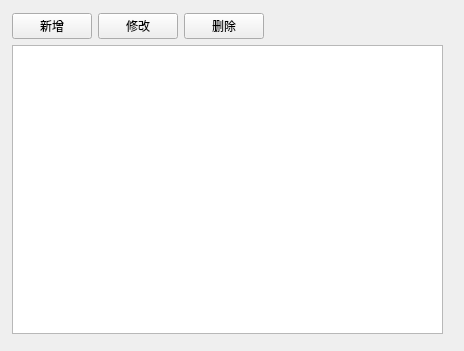
<?xml version="1.0" encoding="UTF-8"?>
<ui version="4.0">
 <class>WarehousePage</class>
 <widget class="QWidget" name="WarehousePage">
  <property name="geometry">
   <rect>
    <x>0</x>
    <y>0</y>
    <width>464</width>
    <height>351</height>
   </rect>
  </property>
  <property name="windowTitle">
   <string>Form</string>
  </property>
  <widget class="QWidget" name="">
   <property name="geometry">
    <rect>
     <x>12</x>
     <y>13</y>
     <width>431</width>
     <height>321</height>
    </rect>
   </property>
   <layout class="QVBoxLayout" name="verticalLayout">
    <item>
     <layout class="QHBoxLayout" name="horizontalLayout">
      <item>
       <widget class="QPushButton" name="btnWhAdd">
        <property name="text">
         <string>新增</string>
        </property>
       </widget>
      </item>
      <item>
       <widget class="QPushButton" name="btnWhEdit">
        <property name="text">
         <string>修改</string>
        </property>
       </widget>
      </item>
      <item>
       <widget class="QPushButton" name="pushButton_3">
        <property name="text">
         <string>删除</string>
        </property>
       </widget>
      </item>
      <item>
       <spacer name="horizontalSpacer">
        <property name="orientation">
         <enum>Qt::Orientation::Horizontal</enum>
        </property>
        <property name="sizeHint" stdset="0">
         <size>
          <width>148</width>
          <height>20</height>
         </size>
        </property>
       </spacer>
      </item>
     </layout>
    </item>
    <item>
     <widget class="QTableView" name="viewWarehouse"/>
    </item>
   </layout>
  </widget>
 </widget>
 <resources/>
 <connections/>
</ui>
